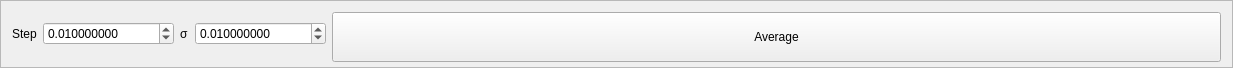
<?xml version="1.0" encoding="UTF-8"?>
<ui version="4.0">
 <class>AverageWindow</class>
 <widget class="QFrame" name="AverageWindow">
  <property name="geometry">
   <rect>
    <x>0</x>
    <y>0</y>
    <width>1233</width>
    <height>68</height>
   </rect>
  </property>
  <property name="sizePolicy">
   <sizepolicy hsizetype="Expanding" vsizetype="MinimumExpanding">
    <horstretch>0</horstretch>
    <verstretch>0</verstretch>
   </sizepolicy>
  </property>
  <property name="minimumSize">
   <size>
    <width>0</width>
    <height>60</height>
   </size>
  </property>
  <property name="windowTitle">
   <string>Frame</string>
  </property>
  <property name="frameShape">
   <enum>QFrame::StyledPanel</enum>
  </property>
  <property name="frameShadow">
   <enum>QFrame::Raised</enum>
  </property>
  <layout class="QGridLayout" name="gridLayout">
   <item row="0" column="1">
    <layout class="QHBoxLayout" name="horizontalLayout">
     <item>
      <widget class="QLabel" name="label_26">
       <property name="text">
        <string>Step</string>
       </property>
      </widget>
     </item>
     <item>
      <widget class="QDoubleSpinBox" name="AverageStep">
       <property name="decimals">
        <number>9</number>
       </property>
       <property name="minimum">
        <double>0.000001000000000</double>
       </property>
       <property name="maximum">
        <double>999999999.000000000000000</double>
       </property>
       <property name="singleStep">
        <double>0.010000000000000</double>
       </property>
       <property name="value">
        <double>0.010000000000000</double>
       </property>
      </widget>
     </item>
     <item>
      <widget class="QLabel" name="label_18">
       <property name="text">
        <string>&lt;html&gt;&lt;head/&gt;&lt;body&gt;&lt;p&gt;&lt;span&gt;σ&lt;/span&gt;&lt;/p&gt;&lt;/body&gt;&lt;/html&gt;</string>
       </property>
      </widget>
     </item>
     <item>
      <widget class="QDoubleSpinBox" name="maWidth">
       <property name="decimals">
        <number>9</number>
       </property>
       <property name="minimum">
        <double>0.000001000000000</double>
       </property>
       <property name="maximum">
        <double>999999.000000000000000</double>
       </property>
       <property name="singleStep">
        <double>0.010000000000000</double>
       </property>
       <property name="value">
        <double>0.010000000000000</double>
       </property>
      </widget>
     </item>
     <item>
      <widget class="QPushButton" name="AverageOk">
       <property name="sizePolicy">
        <sizepolicy hsizetype="Expanding" vsizetype="MinimumExpanding">
         <horstretch>0</horstretch>
         <verstretch>0</verstretch>
        </sizepolicy>
       </property>
       <property name="minimumSize">
        <size>
         <width>0</width>
         <height>50</height>
        </size>
       </property>
       <property name="text">
        <string>Average</string>
       </property>
      </widget>
     </item>
    </layout>
   </item>
  </layout>
 </widget>
 <resources/>
 <connections/>
</ui>
